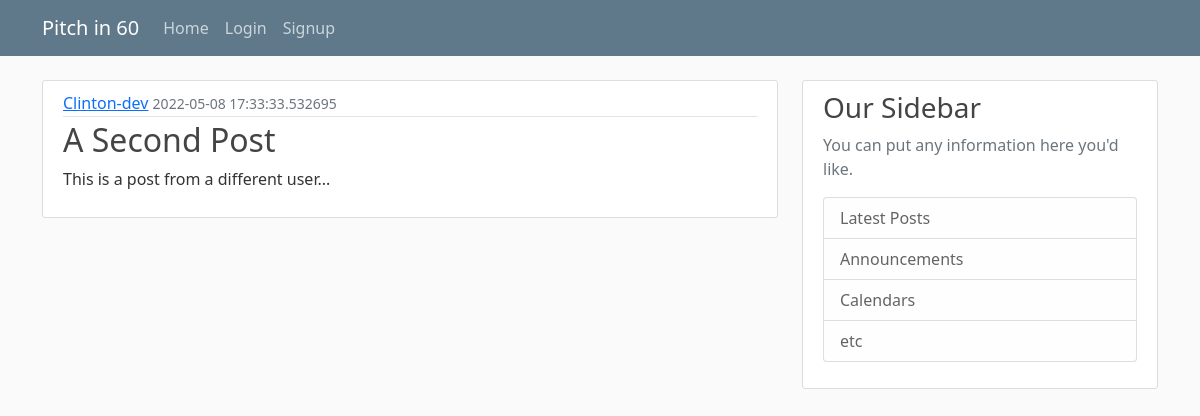
/pitch/6, run on the app's committed database.
### pitch/models.py (models this page shows, shortened)
class User(db.Model, UserMixin):
    id = db.Column(db.Integer, primary_key=True)
    username = db.Column(db.String(20), unique=True, nullable=False)
    email = db.Column(db.String(120), unique=True, nullable=False)
    image_file = db.Column(db.String(20), nullable=False, default='default.png')
    password = db.Column(db.String(60), nullable=False)
    pitches = db.relationship('Pitch', backref='author', lazy=True)

class Pitch(db.Model):
    id = db.Column(db.Integer, primary_key=True)
    title = db.Column(db.String(100), nullable=False)
    date_posted = db.Column(db.DateTime, nullable=False, default=datetime.utcnow)
    content = db.Column(db.Text, nullable=False)
    user_id = db.Column(db.Integer, db.ForeignKey('user.id'), nullable=False)

### pitch/routes.py (the view)
@app.route("/pitch/<int:pitch_id>")
def pitch(pitch_id):
    pitch = Pitch.query.get(pitch_id)
    return render_template("pitch.html", title="New pitch", pitch = pitch)

### pitch/templates/pitch.html (shortened to what this page needs)
{% extends "layout.html" %}
{% block content %}
        <article class="media content-section">
          <div class="media-body">
            <div class="article-metadata">
              <a class="mr-2" href="#">{{ pitch.author.username }}</a>
              <small class="text-muted">{{ pitch.date_posted }}</small>
            </div>
            <h2>{{ pitch.title}}</h2>
            <p class="article-content">{{ pitch.content }}</p>
          </div>
        </article>
{% endblock content%}

### pitch/static/styles.css (style rules this page uses)
body { background: #fafafa; color: #333333; margin-top: 5rem; }
h1, h2, h3, h4, h5, h6 { color: #444444; }
.content-section { background: #ffffff; padding: 10px 20px; border: 1px solid #dddddd; border-radius: 3px; margin-bottom: 20px; }
.article-content { white-space: pre-line; }
.article-metadata { padding-bottom: 1px; margin-bottom: 4px; border-bottom: 1px solid #e3e3e3 }

### data on the page
User: author.username "Clinton-dev"
Pitch: date_posted "2022-05-08 17:33:33.532695", title "A Second Post", content "This is a post from a different user..."
